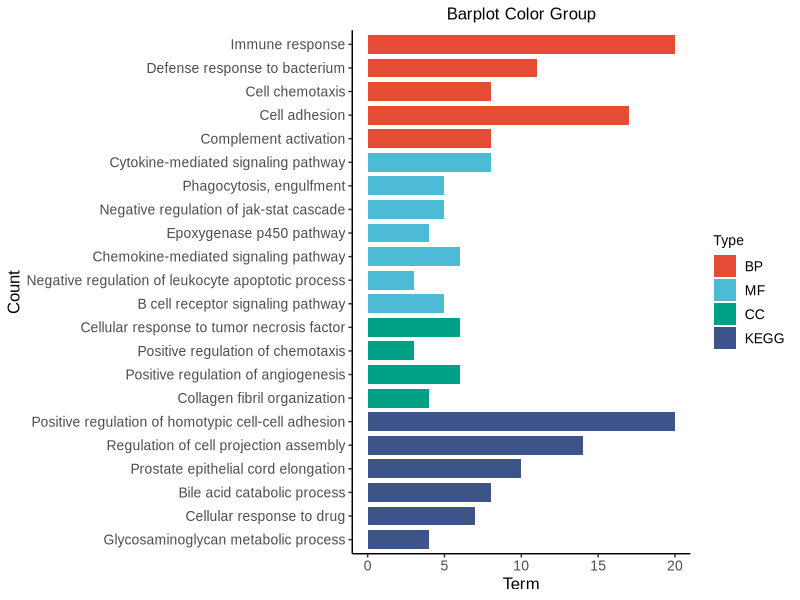

This chart was generated by the following R code:
## ---- chunk 1
# Install packages
if (!requireNamespace("ggplot2", quietly = TRUE)) {
  install.packages("ggplot2")
}
if (!requireNamespace("stringr", quietly = TRUE)) {
  install.packages("stringr")
}

# Load packages
library(ggplot2)
library(stringr)
## ---- chunk 2
# Load data
data <- read.delim("files/Hiplot/004-barplot-color-group-data.txt", header = T)

# convert data structure
colnames(data) <- c("term", "count", "type")
data[,"term"] <- str_to_sentence(str_remove(data[,"term"], pattern = "\\w+:\\d+\\W"))
data[,"term"] <- factor(data[,"term"], 
                        levels =  data[,"term"][length(data[,"term"]):1])
data[,"type"] <- factor(data[,"type"], 
                        levels = data[!duplicated(data[,"type"]), "type"])

# View data
data
## ---- chunk 3
#| label: fig-1barplot-color-group
#| fig-cap: "Barplot Color Group"
#| out.width: "95%"
#| warning: false

# Barplot Color Group
p <- ggplot(data = data, aes(x = term, y = count, fill = type)) +
  geom_bar(stat = "identity", width = 0.8) + 
  theme_bw() +
  xlab("Count") +
  ylab("Term") +
  guides(fill = guide_legend(title="Type")) +
  ggtitle("Barplot Color Group") + 
  coord_flip() +
  theme_classic() +
  scale_fill_manual(values = c("#E64B35FF","#4DBBD5FF","#00A087FF","#3C5488FF")) +
  theme(text = element_text(family = "Arial"),
        plot.title = element_text(size = 12,hjust = 0.5),
        axis.title = element_text(size = 12),
        axis.text = element_text(size = 10),
        axis.text.x = element_text(angle = 0, hjust = 0.5,vjust = 1),
        legend.position = "right",
        legend.direction = "vertical",
        legend.title = element_text(size = 10),
        legend.text = element_text(size = 10))

p
